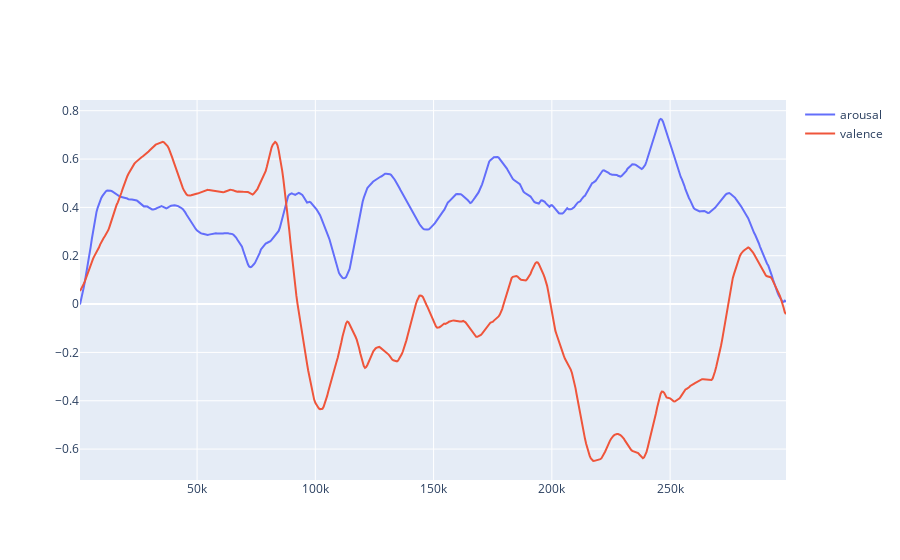

The code cell stored with this chart in its notebook:
### Code cell
# stress ground truth 

df_arousal = pd.read_csv(f'c3_muse_stress/label_segments/arousal/{subject}.csv')
df_valence = pd.read_csv(f'c3_muse_stress/label_segments/valence/{subject}.csv')

fig = go.Figure()
fig.add_trace(go.Scatter(x=df_arousal['timestamp'], y=df_arousal['value'], mode='lines', name='arousal'))
fig.add_trace(go.Scatter(x=df_valence['timestamp'], y=df_valence['value'], mode='lines', name='valence'))
fig.show()

### Figure 1 — Plotly figure (JSON) as saved in the notebook; plotly's stock layout.template omitted (floating-point values rounded to 4 significant figures; data arrays with more than 128 entries replaced by an {"elided": "..."} marker saying what was removed)
{"data": [{"mode": "lines", "name": "arousal", "type": "scatter", "x": {"elided": "598 int values"}, "y": {"elided": "598 float values"}}, {"mode": "lines", "name": "valence", "type": "scatter", "x": {"elided": "598 int values"}, "y": {"elided": "598 float values"}}], "layout": {}}
